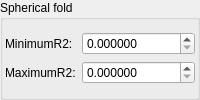
    <widget class="QGroupBox" name="groupBox_4">
     <property name="title">
      <string>Spherical fold</string>
     </property>
     <layout class="QVBoxLayout" name="verticalLayout_7">
      <property name="leftMargin">
       <number>2</number>
      </property>
      <property name="topMargin">
       <number>2</number>
      </property>
      <property name="rightMargin">
       <number>2</number>
      </property>
      <property name="bottomMargin">
       <number>2</number>
      </property>
      <item>
       <layout class="QGridLayout" name="gridLayout_5" columnstretch="0,1">
        <item row="1" column="0">
         <widget class="QLabel" name="label_22">
          <property name="text">
           <string>MaximumR2:</string>
          </property>
         </widget>
        </item>
        <item row="0" column="0">
         <widget class="QLabel" name="label_167">
          <property name="text">
           <string>MinimumR2:</string>
          </property>
         </widget>
        </item>
        <item row="0" column="1">
         <widget class="MyDoubleSpinBox" name="spinbox_transf_minR2_p25">
          <property name="sizePolicy">
           <sizepolicy hsizetype="Minimum" vsizetype="Maximum">
            <horstretch>0</horstretch>
            <verstretch>0</verstretch>
           </sizepolicy>
          </property>
          <property name="prefix">
           <string/>
          </property>
          <property name="suffix">
           <string/>
          </property>
          <property name="decimals">
           <number>6</number>
          </property>
          <property name="minimum">
           <double>0.000000000000000</double>
          </property>
          <property name="maximum">
           <double>99.989999999999995</double>
          </property>
          <property name="singleStep">
           <double>0.100000000000000</double>
          </property>
         </widget>
        </item>
        <item row="1" column="1">
         <widget class="MyDoubleSpinBox" name="spinbox_transf_maxR2_1">
          <property name="sizePolicy">
           <sizepolicy hsizetype="Minimum" vsizetype="Maximum">
            <horstretch>0</horstretch>
            <verstretch>0</verstretch>
           </sizepolicy>
          </property>
          <property name="prefix">
           <string/>
          </property>
          <property name="suffix">
           <string/>
          </property>
          <property name="decimals">
           <number>6</number>
          </property>
          <property name="minimum">
           <double>0.000000000000000</double>
          </property>
          <property name="maximum">
           <double>99.989999999999995</double>
          </property>
          <property name="singleStep">
           <double>0.100000000000000</double>
          </property>
         </widget>
        </item>
       </layout>
      </item>
     </layout>
    </widget>
